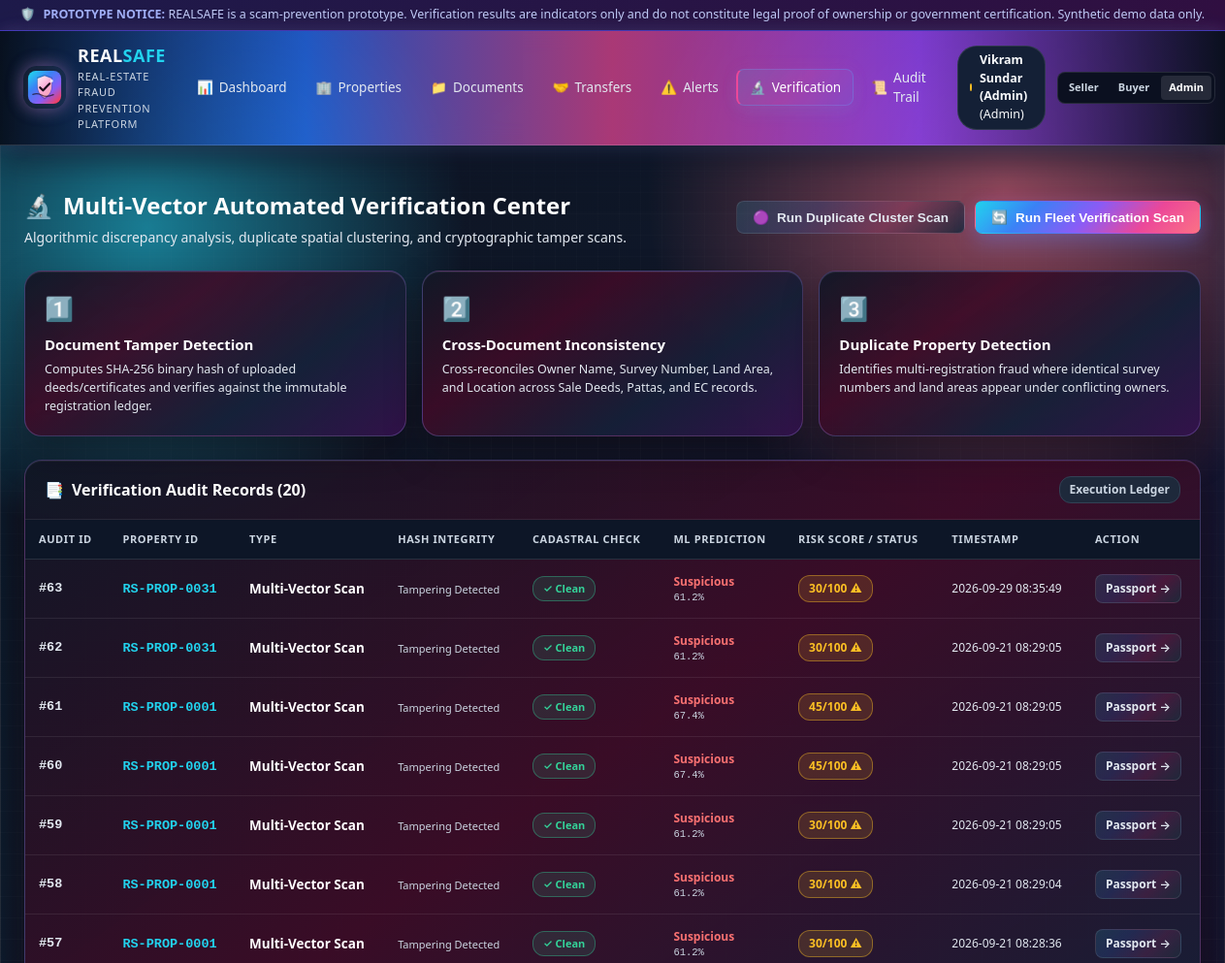
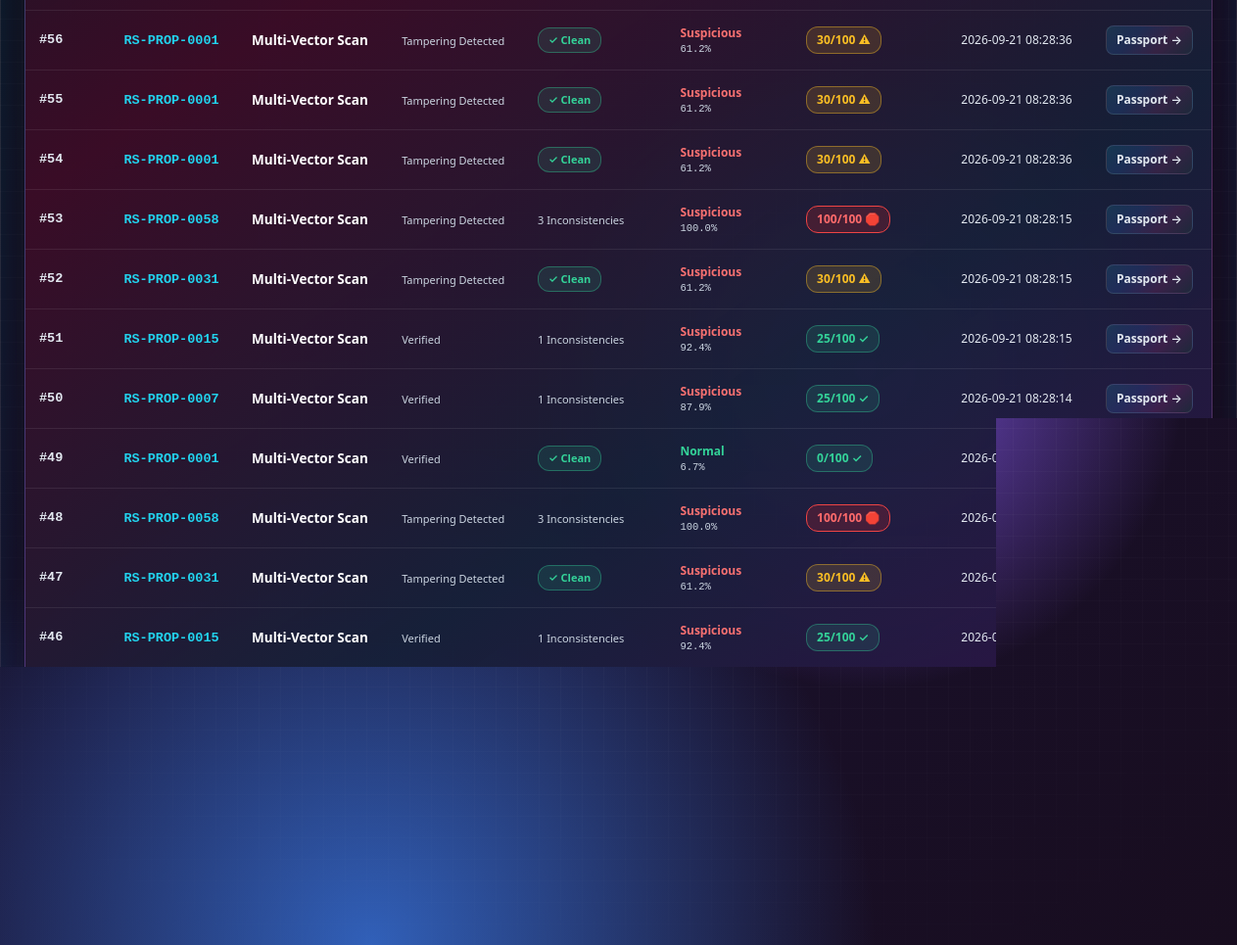
/verification, run on the app's committed database (2 pictures, top to bottom).
### tables this page shows
CREATE TABLE verification_records (
        id INTEGER PRIMARY KEY AUTOINCREMENT,
        property_id TEXT NOT NULL,
        verification_type TEXT NOT NULL,
        result TEXT NOT NULL,
        checked_at TEXT NOT NULL DEFAULT CURRENT_TIMESTAMP,
        details TEXT, hash_result TEXT DEFAULT "Verified", mismatch_result TEXT DEFAULT "Clean", ml_prediction TEXT DEFAULT "Normal", ml_probability REAL DEFAULT 0.0, risk_score INTEGER DEFAULT 0, final_status TEXT DEFAULT "Verified",
        FOREIGN KEY (property_id) REFERENCES properties (property_id) ON DELETE CASCADE
    );

### app.py (the view)
@app.route('/verification')
def verification_center():
    conn = get_db_connection()
    cursor = conn.cursor()
    cursor.execute("SELECT * FROM verification_records ORDER BY id DESC LIMIT 100")
    records = [dict(r) for r in cursor.fetchall()]
    conn.close()
    return render_template('verification.html', records=records)

### app.py (called while the page is built)
@app.before_request
def setup_default_session():
    if 'user_id' not in session:
        session['user_id'] = 'USR-1000'
        session['user_name'] = 'Vikram Sundar (Admin)'
        session['user_role'] = 'admin'

### models/database.py (called while the page is built)
def get_db_connection():
    os.makedirs(os.path.dirname(DB_PATH), exist_ok=True)
    conn = sqlite3.connect(DB_PATH)
    conn.row_factory = sqlite3.Row
    conn.execute("PRAGMA foreign_keys = ON")
    return conn

### templates/verification.html (shortened to what this page needs)
{% extends "base.html" %}
{% block content %}
<div class="page-header">
  <div class="page-title">
    <h2><span>🔬</span> Multi-Vector Automated Verification Center</h2>
    <p>Algorithmic discrepancy analysis, duplicate spatial clustering, and cryptographic tamper scans.</p>
  </div>
  <div style="display: flex; gap: 10px;">
    <form method="POST" action="{{ url_for('run_duplicate_scan') }}">
      <button type="submit" class="btn btn-secondary">
        <span>🟣</span> Run Duplicate Cluster Scan
      </button>
    </form>
    <form method="POST" action="{{ url_for('run_system_wide_scan') }}">
      <button type="submit" class="btn btn-primary">
        <span>🔄</span> Run Fleet Verification Scan
      </button>
    </form>
  </div>
</div>
<div style="display: grid; grid-template-columns: repeat(auto-fit, minmax(280px, 1fr)); gap: 16px; margin-bottom: 24px;">
  <div class="card" style="margin-bottom: 0;">
    <div style="font-size: 24px; margin-bottom: 8px;">1️⃣</div>
    <strong style="color: #fff;">Document Tamper Detection</strong>
    <p style="font-size: 12.5px; color: var(--text-secondary); margin-top: 6px;">
      Computes SHA-256 binary hash of uploaded deeds/certificates and verifies against the immutable registration ledger.
    </p>
  </div>
  <div class="card" style="margin-bottom: 0;">
    <div style="font-size: 24px; margin-bottom: 8px;">2️⃣</div>
    <strong style="color: #fff;">Cross-Document Inconsistency</strong>
    <p style="font-size: 12.5px; color: var(--text-secondary); margin-top: 6px;">
      Cross-reconciles Owner Name, Survey Number, Land Area, and Location across Sale Deeds, Pattas, and EC records.
    </p>
  </div>
  <div class="card" style="margin-bottom: 0;">
    <div style="font-size: 24px; margin-bottom: 8px;">3️⃣</div>
    <strong style="color: #fff;">Duplicate Property Detection</strong>
    <p style="font-size: 12.5px; color: var(--text-secondary); margin-top: 6px;">
      Identifies multi-registration fraud where identical survey numbers and land areas appear under conflicting owners.
    </p>
  </div>
</div>
<div class="card" style="padding: 0; overflow: hidden;">
  <div class="card-header" style="padding: 16px 20px; margin: 0;">
    <h3><span>📑</span> Verification Audit Records ({{ records|length }})</h3>
    <span class="badge badge-neutral">Execution Ledger</span>
  </div>
  <div class="table-responsive">
    <table class="data-table">
      <thead>
        <tr>
          <th>Audit ID</th>
          <th>Property ID</th>
          <th>Type</th>
          <th>Hash Integrity</th>
          <th>Cadastral Check</th>
          <th>ML Prediction</th>
          <th>Risk Score / Status</th>
          <th>Timestamp</th>
          <th>Action</th>
        </tr>
      </thead>
      <tbody>
        {% for r in records %}
          <tr>
            <td class="mono-id">#{{ r.id }}</td>
            <td>
              <a href="{{ url_for('property_passport', property_id=r.property_id) }}" class="mono-id" style="text-decoration: none; font-weight: 700;">
                {{ r.property_id }}
              </a>
            </td>
            <td><strong style="color: #fff;">{{ r.verification_type }}</strong></td>
            <td>
              {% if r.hash_result == 'Match' %}
                <span class="badge badge-verified" style="font-size: 11px;">✓ Match</span>
              {% elif r.hash_result == 'Mismatch' %}
                <span class="badge badge-high-risk" style="font-size: 11px;">⚠ Mismatch</span>
              {% else %}
                <span style="color: var(--text-muted); font-size: 11px;">{{ r.hash_result or '—' }}</span>
              {% endif %}
            </td>
            <td>
              {% if r.mismatch_result == 'Consistent' %}
                <span class="badge badge-verified" style="font-size: 11px;">✓ Clean</span>
              {% elif r.mismatch_result == 'Discrepancy' %}
                <span class="badge badge-review-required" style="font-size: 11px;">⚠ Discrepancy</span>
              {% else %}
                <span style="color: var(--text-muted); font-size: 11px;">{{ r.mismatch_result or '—' }}</span>
              {% endif %}
            </td>
            <td>
              {% if r.ml_prediction == 'Suspicious' %}
                <span style="color: #f87171; font-weight: 700; font-size: 12px;">Suspicious</span>
              {% elif r.ml_prediction == 'Normal' %}
                <span style="color: #34d399; font-weight: 600; font-size: 12px;">Normal</span>
              {% else %}
                <span style="color: var(--text-muted); font-size: 11px;">—</span>
              {% endif %}
              {% if r.ml_probability is not none and r.ml_probability != '' %}
                <div style="font-size: 10.5px; color: var(--text-muted); font-family: var(--font-mono);">
                  {{ (r.ml_probability * 100)|round(1) if r.ml_probability <= 1 else r.ml_probability|round(1) }}%
                </div>
              {% endif %}
            </td>
            <td>
              {% set final_stat = r.final_status or r.result %}
              {% if final_stat == 'Verified' %}
                <span class="badge badge-verified">{{ r.risk_score or 0 }}/100 ✓</span>
              {% elif 'Critical' in final_stat or (r.risk_score and r.risk_score >= 80) %}
                <span class="badge badge-critical-risk">{{ r.risk_score or 80 }}/100 🛑</span>
              {% elif 'High' in final_stat or (r.risk_score and r.risk_score >= 60) %}
                <span class="badge badge-high-risk">{{ r.risk_score or 60 }}/100 🔴</span>
              {% else %}
                <span class="badge badge-review-required">{{ r.risk_score or 30 }}/100 ⚠</span>
              {% endif %}
            </td>
            <td style="font-size: 12px; color: var(--text-secondary);">{{ r.checked_at }}</td>
            <td>
              <a href="{{ url_for('property_passport', property_id=r.property_id) }}" class="btn btn-secondary btn-sm">
                Passport &rarr;
              </a>
            </td>
          </tr>
        {% else %}
          <tr>
            <td colspan="9" style="text-align: center; padding: 32px; color: var(--text-muted);">
              No verification records logged yet. Run a fleet scan to execute checks.
            </td>
          </tr>
        {% endfor %}
      </tbody>
    </table>
  </div>
</div>
{% endblock %}

### data on the page
verification_records: id "63", property_id "RS-PROP-0031", verification_type "Multi-Vector Scan", hash_result "Tampering Detected", mismatch_result "✓ Clean", ml_prediction "Suspicious", ml_probability "61.2", risk_score "30", checked_at "2026-09-29 08:35:49"
verification_records: id "62", property_id "RS-PROP-0031", verification_type "Multi-Vector Scan", hash_result "Tampering Detected", mismatch_result "✓ Clean", ml_prediction "Suspicious", ml_probability "61.2", risk_score "30", checked_at "2026-09-21 08:29:05"
verification_records: id "61", property_id "RS-PROP-0001", verification_type "Multi-Vector Scan", hash_result "Tampering Detected", mismatch_result "✓ Clean", ml_prediction "Suspicious", ml_probability "67.4", risk_score "45", checked_at "2026-09-21 08:29:05"
verification_records: id "60", property_id "RS-PROP-0001", verification_type "Multi-Vector Scan", hash_result "Tampering Detected", mismatch_result "✓ Clean", ml_prediction "Suspicious", ml_probability "67.4", risk_score "45", checked_at "2026-09-21 08:29:05"
verification_records: id "59", property_id "RS-PROP-0001", verification_type "Multi-Vector Scan", hash_result "Tampering Detected", mismatch_result "✓ Clean", ml_prediction "Suspicious", ml_probability "61.2", risk_score "30", checked_at "2026-09-21 08:29:05"
verification_records: id "58", property_id "RS-PROP-0001", verification_type "Multi-Vector Scan", hash_result "Tampering Detected", mismatch_result "✓ Clean", ml_prediction "Suspicious", ml_probability "61.2", risk_score "30", checked_at "2026-09-21 08:29:04"
verification_records: id "57", property_id "RS-PROP-0001", verification_type "Multi-Vector Scan", hash_result "Tampering Detected", mismatch_result "✓ Clean", ml_prediction "Suspicious", ml_probability "61.2", risk_score "30", checked_at "2026-09-21 08:28:36"
verification_records: id "56", property_id "RS-PROP-0001", verification_type "Multi-Vector Scan", hash_result "Tampering Detected", mismatch_result "✓ Clean", ml_prediction "Suspicious", ml_probability "61.2", risk_score "30", checked_at "2026-09-21 08:28:36"
verification_records: id "55", property_id "RS-PROP-0001", verification_type "Multi-Vector Scan", hash_result "Tampering Detected", mismatch_result "✓ Clean", ml_prediction "Suspicious", ml_probability "61.2", risk_score "30", checked_at "2026-09-21 08:28:36"
verification_records: id "54", property_id "RS-PROP-0001", verification_type "Multi-Vector Scan", hash_result "Tampering Detected", mismatch_result "✓ Clean", ml_prediction "Suspicious", ml_probability "61.2", risk_score "30", checked_at "2026-09-21 08:28:36"
verification_records: id "53", property_id "RS-PROP-0058", verification_type "Multi-Vector Scan", hash_result "Tampering Detected", mismatch_result "3 Inconsistencies", ml_prediction "Suspicious", ml_probability "100.0", risk_score "100", checked_at "2026-09-21 08:28:15"
verification_records: id "52", property_id "RS-PROP-0031", verification_type "Multi-Vector Scan", hash_result "Tampering Detected", mismatch_result "✓ Clean", ml_prediction "Suspicious", ml_probability "61.2", risk_score "30", checked_at "2026-09-21 08:28:15"
verification_records: id "51", property_id "RS-PROP-0015", verification_type "Multi-Vector Scan", hash_result "Verified", mismatch_result "1 Inconsistencies", ml_prediction "Suspicious", ml_probability "92.4", risk_score "25", checked_at "2026-09-21 08:28:15"
verification_records: id "50", property_id "RS-PROP-0007", verification_type "Multi-Vector Scan", hash_result "Verified", mismatch_result "1 Inconsistencies", ml_prediction "Suspicious", ml_probability "87.9", risk_score "25", checked_at "2026-09-21 08:28:14"
verification_records: id "49", property_id "RS-PROP-0001", verification_type "Multi-Vector Scan", hash_result "Verified", mismatch_result "✓ Clean", ml_prediction "Normal", ml_probability "6.7", risk_score "0", checked_at "2026-09-21 08:28:14"
verification_records: id "48", property_id "RS-PROP-0058", verification_type "Multi-Vector Scan", hash_result "Tampering Detected", mismatch_result "3 Inconsistencies", ml_prediction "Suspicious", ml_probability "100.0", risk_score "100", checked_at "2026-09-21 08:27:55"
verification_records: id "47", property_id "RS-PROP-0031", verification_type "Multi-Vector Scan", hash_result "Tampering Detected", mismatch_result "✓ Clean", ml_prediction "Suspicious", ml_probability "61.2", risk_score "30", checked_at "2026-09-21 08:27:55"
verification_records: id "46", property_id "RS-PROP-0015", verification_type "Multi-Vector Scan", hash_result "Verified", mismatch_result "1 Inconsistencies", ml_prediction "Suspicious", ml_probability "92.4", risk_score "25", checked_at "2026-09-21 08:27:55"

### other printed values
{{ session.get('user_name', 'Demo Admin') }} "Vikram Sundar (Admin)"
{{ session.get('user_role', 'admin')|capitalize }} "Admin"
{{ records|length }} "20"
